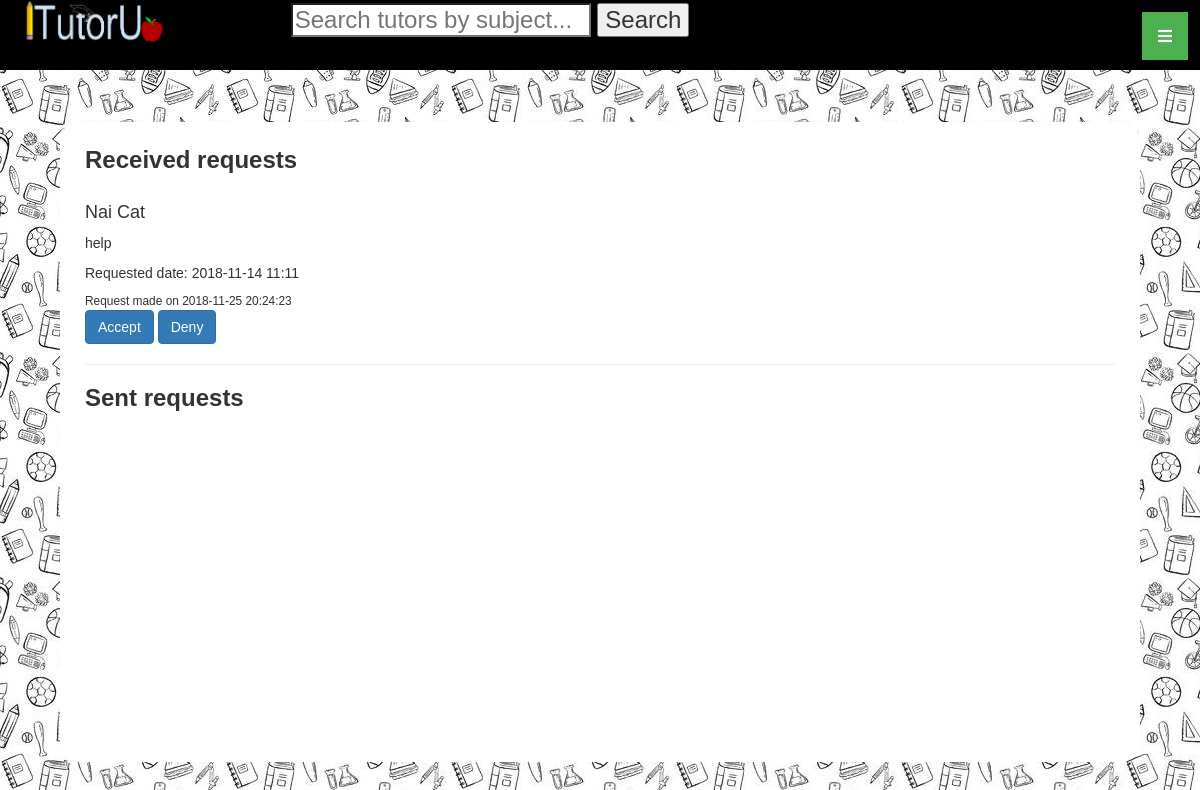
The app's page /Request/index (signed in) with its own data.
### tables this page shows
CREATE TABLE `request` (
  `tutorId` int(11) NOT NULL,
  `userId` int(11) NOT NULL,
  `timestamp` timestamp NULL DEFAULT CURRENT_TIMESTAMP ON UPDATE CURRENT_TIMESTAMP,
  `details` varchar(500) DEFAULT NULL,
  `request_date` date DEFAULT NULL,
  `request_time` varchar(6) DEFAULT NULL
);

CREATE TABLE `profile` (
  `userId` int(11) NOT NULL,
  `firstName` varchar(30) NOT NULL,
  `lastName` varchar(30) NOT NULL,
  `profileImagePath` varchar(1024) DEFAULT 'profile_default.jpg',
  `schoolId` int(11) NOT NULL,
  `programId` int(11) NOT NULL
);

### app/controllers/RequestController.php (called while the page is built, shortened)
<?php
class RequestController extends Controller {
	public function index() {
		$user = $this->model('User');
		if($user->isTutor()){
			$request = $this->model('Request');
			$received_requests = $request->getReceivedRequests();
		}
		$this->view('Request/index', ['received_requests'=>$received_requests]);
	}
}
?>

### app/core/App.php (called while the page is built, shortened)
<?php
class App {
	protected $method = 'index';
	public function __construct() {
		$url = $this->parseUrl();
		if(file_exists('app/controllers/' . $url[0] . 'Controller.php')){
			unset($url[0]);
		}
		$this->controller = new $this->controller();
		if(isset($url[1])) {
			if(method_exists($this->controller, $url[1]) ){
				$this->method = $url[1];
			}
			unset($url[1]);
		}
		$this->params = $url ? array_values($url):[];
		call_user_func_array([$this->controller, $this->method], $this->params);
	}
	public function parseUrl() {
		if(isset($_GET['url'])){
			return $url = explode('/', filter_var(rtrim($_GET['url'], '/')), FILTER_SANITIZE_URL);
		}
	}
}
?>

### index.php (called while the page is built, shortened)
<?php
	$app = new App();
?>

### app/models/Request.php (called while the page is built, shortened)
<?php
class Request extends Model
{
	public function getReceivedRequests() {
		$sql = "SELECT * FROM request, profile WHERE request.userId = profile.userId";
		$stmt = self::$_connection->prepare($sql);
		$stmt->execute();
		$stmt->setFetchMode(PDO::FETCH_CLASS, 'Request');
		return $stmt->fetchAll();
	}
}
?>

### app/core/Model.php (called while the page is built, shortened)
<?php
class Model extends ModelCaller
{
	public function __construct() {
		$server = 'localhost';
		$DBName = 'itutorudb';
		$user = 'root';
		$pass = '';
	}
}
?>

### app/core/ModelCaller.php (called while the page is built, shortened)
<?php
class ModelCaller {
	public static function model($model) {
		if(file_exists('app/models/' . $model . '.php')) {
			return new $model();
		}
		else return null;
	}
}
?>

### app/views/Request/index.php (the view, shortened to what this page needs)
<html>
	<head>
		<link rel="stylesheet" href="https://maxcdn.bootstrapcdn.com/bootstrap/3.3.7/css/bootstrap.min.css">
		<link rel="stylesheet" href="../../../css/default_styles.css" type="text/css" />
		<link rel="stylesheet" href="https://use.fontawesome.com/releases/v5.5.0/css/all.css">
	</head>
	<body>
		<?php include_once('app/views/Default/header.php') ?>
			<div class="content_block">
				<h3 style="display:inline"><b>Received requests</b></h3>
				<br/><br/>
				<?php $received_requests = $data['received_requests'] ?>
				<div class="">
					<?php
						foreach($received_requests as $request){
							print("
								<div class='card'>
								  <h4 class=''>$request->firstName $request->lastName</h4>
								  <div class='card-body'>
								    <p class='card-text'>$request->details</p>
								    <p class='card-text'>Requested date: $request->request_date $request->request_time</p>
								    <small>Request made on $request->timestamp</small><br/>
								    <a href='' class='btn btn-primary'>Accept</a>
								    <a href='' class='btn btn-primary'>Deny</a>
								  </div>
								</div><hr/>");
							}
					?>
				</div>
				<h3 style="display:inline"><b>Sent requests</b></h3>
			</div>
	</body>
</html>

### css/default_styles.css (style rules this page uses)
body { padding: 0px; margin: 0px; position: relative; background-image: url("../images/default.jpg"); font-family: 'Arial', sans-serif; }
.content_block { overflow: auto; position: relative; padding: 25px; background-color: white; border-radius: 20px; width: 90%; margin: 5%; top: -1%; min-height: 80%; }

### records on screen
request: profile.firstName "Nai", profile.lastName "Cat", details "help", request_date "2018-11-14", request_time "11:11", timestamp "2018-11-25 20:24:23"
